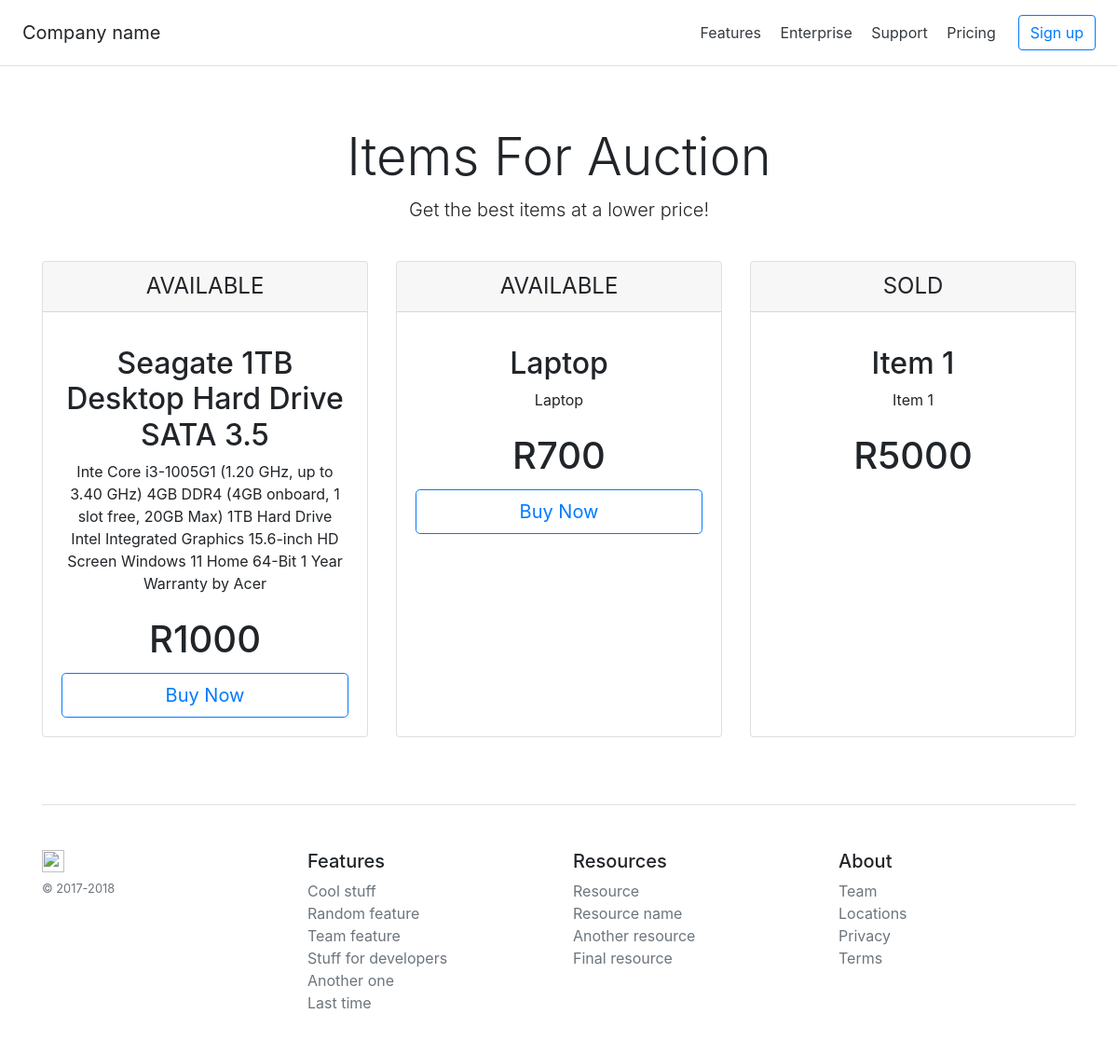
Page /AuctionApp/ on the earlier database version.
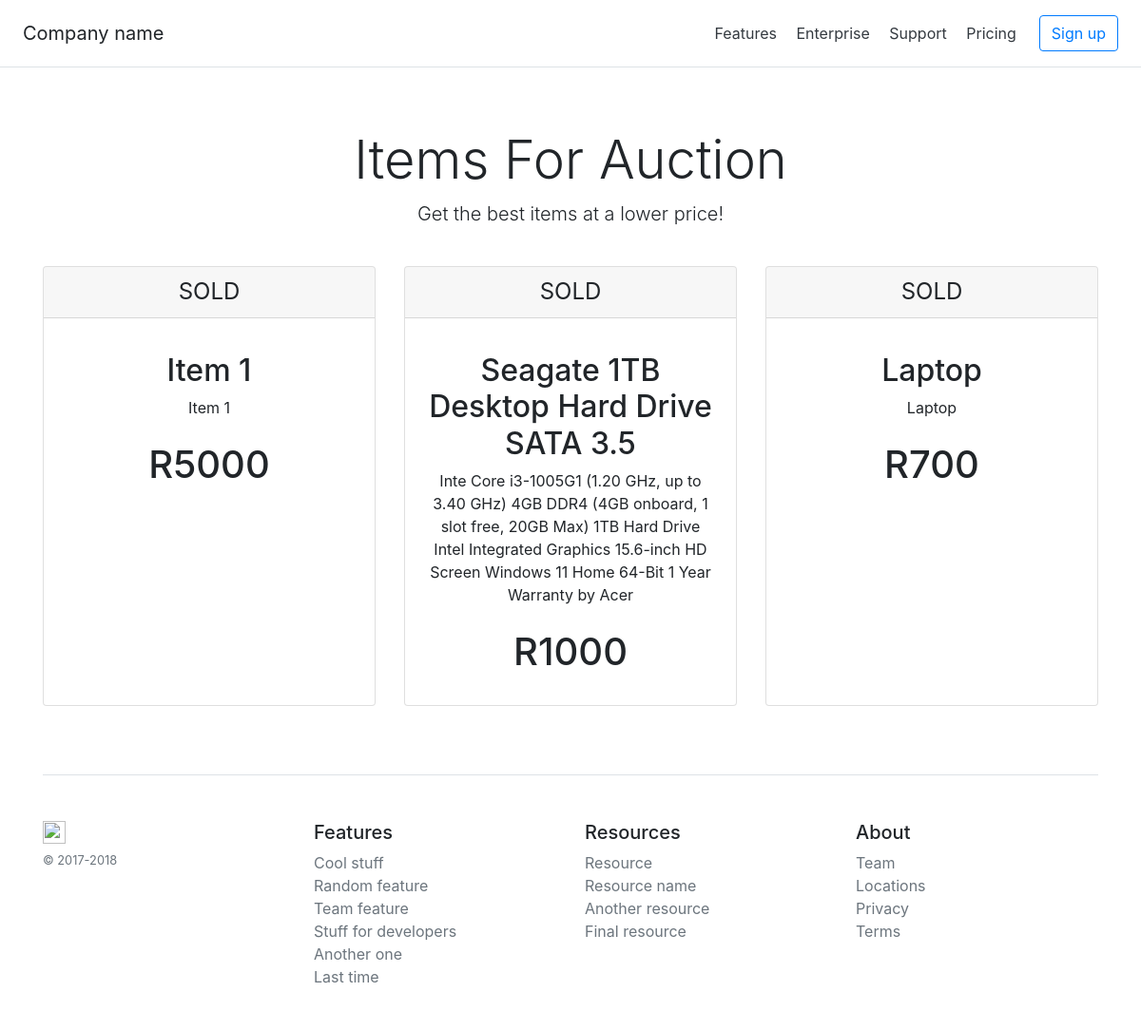
Same page on the later database version.
### AuctionApp/models.py (models this page shows, shortened)
class Item(models.Model):
  STATUS_CHOICES = (  ('AVAILABLE', 'AVAILABLE'),  ('SOLD', 'SOLD'), ('REMOVED', 'REMOVED'),  ('UNAVAILABLE', 'UNAVAILABLE'))
  name = models.CharField(max_length=255)
  description = models.CharField(max_length=255)
  amount = models.BigIntegerField()
  status = models.CharField(max_length=255, choices= STATUS_CHOICES, default='AVAILABLE')
  class Meta:
        ordering = ['status']

### AuctionApp/views.py (the view)
# urls.py: path('', view=items, name='home'),
def items(request):
    items = Item.objects.annotate(
            relevancy=Case(When(status='AVAILABLE', then=3), When(status='SOLD', then=2), When(status='UNAVAILABLE', then=1), output_field=CharField())
        ).order_by('-relevancy').values()
    request.session['items'] = list(items)
    return render (request, 'AuctionApp/items.html')

### AuctionApp/templates/AuctionApp/items.html (shortened to what this page needs)
{% extends 'AuctionApp/base.html' %}
{% block  content %}
<head>
    <link href="https://getbootstrap.com/docs/4.0/dist/css/bootstrap.min.css" rel="stylesheet">
    <link href="https://getbootstrap.com/docs/4.0/examples/pricing/pricing.css" rel="stylesheet">
  </head>
    <div class="pricing-header px-3 py-3 pt-md-5 pb-md-4 mx-auto text-center">
      <h1 class="display-4">Items For Auction</h1>
      <p class="lead">Get the best items at a lower price!</p>
    </div>
    <div class="container">
      <div class="card-deck mb-3 text-center">
        {%for item in request.session.items %}
        <div class="card mb-4 box-shadow">
          <div class="card-header">
            <h4 class="my-0 font-weight-normal">{{ item.status | upper }}</h4>
          </div>
          <div class="card-body">
            <ul class="list-unstyled mt-3 mb-4">
              <h2>{{ item.name }}</h2>
              <p>{{ item.description }}</P>
            </ul>
            <h1 class="card-title pricing-card-title">R{{ item.amount }}</small></h1>
            {% if item.status != 'SOLD' and item.status != 'UNAVAILABLE' and item.status != 'REMOVED' %}
            <button type="button" class="btn btn-lg btn-block btn-outline-primary">
              <a href="{% url 'AuctionApp:buyitem' id=item.id %}">Buy Now</a>
            </button>
            {% endif %}
          </div>
        </div>
        {% endfor  %}
      </div>
    </div>
{% endblock  %}

### AuctionApp/templates/AuctionApp/base.html
<!doctype html>
<html lang="en">
  <body>
    <div class="d-flex flex-column flex-md-row align-items-center p-3 px-md-4 mb-3 bg-white border-bottom box-shadow">
        <h5 class="my-0 mr-md-auto font-weight-normal">Company name</h5>
        <nav class="my-2 my-md-0 mr-md-3">
          <a class="p-2 text-dark" href="#">Features</a>
          <a class="p-2 text-dark" href="#">Enterprise</a>
          <a class="p-2 text-dark" href="#">Support</a>
          <a class="p-2 text-dark" href="#">Pricing</a>
        </nav>
        <a class="btn btn-outline-primary" href="#">Sign up</a>
      </div>
      {% block  content %}
      {% endblock  %}
      <div class="container">
        <footer class="pt-4 my-md-5 pt-md-5 border-top">
          <div class="row">
            <div class="col-12 col-md">
              <img class="mb-2" src="https://getbootstrap.com/docs/4.0/assets/brand/bootstrap-solid.svg" alt="" width="24" height="24">
              <small class="d-block mb-3 text-muted">&copy; 2017-2018</small>
            </div>
            <div class="col-6 col-md">
              <h5>Features</h5>
              <ul class="list-unstyled text-small">
                <li><a class="text-muted" href="#">Cool stuff</a></li>
                <li><a class="text-muted" href="#">Random feature</a></li>
                <li><a class="text-muted" href="#">Team feature</a></li>
                <li><a class="text-muted" href="#">Stuff for developers</a></li>
                <li><a class="text-muted" href="#">Another one</a></li>
                <li><a class="text-muted" href="#">Last time</a></li>
              </ul>
            </div>
            <div class="col-6 col-md">
              <h5>Resources</h5>
              <ul class="list-unstyled text-small">
                <li><a class="text-muted" href="#">Resource</a></li>
                <li><a class="text-muted" href="#">Resource name</a></li>
                <li><a class="text-muted" href="#">Another resource</a></li>
                <li><a class="text-muted" href="#">Final resource</a></li>
              </ul>
            </div>
            <div class="col-6 col-md">
              <h5>About</h5>
              <ul class="list-unstyled text-small">
                <li><a class="text-muted" href="#">Team</a></li>
                <li><a class="text-muted" href="#">Locations</a></li>
                <li><a class="text-muted" href="#">Privacy</a></li>
                <li><a class="text-muted" href="#">Terms</a></li>
              </ul>
            </div>
          </div>
        </footer>
      </div>
  </body>
</html>

Differences in the rows shown:
shown differently, row unchanged: Item "Item 1": moves up the list
changed Item "Seagate 1TB Desktop Hard Drive SATA 3.5": status "AVAILABLE" → "SOLD"; no longer shows "Buy Now"
changed Item "Laptop": status "AVAILABLE" → "SOLD"; no longer shows "Buy Now"
